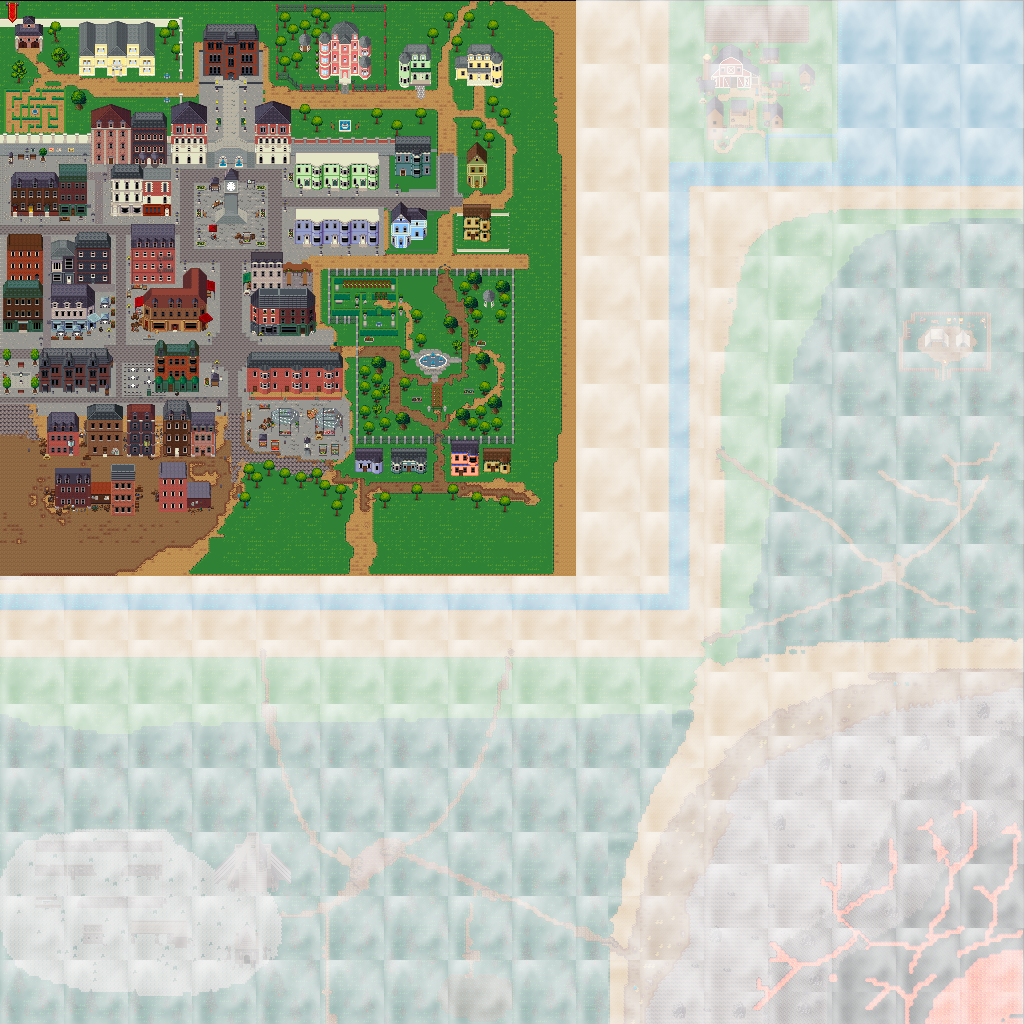

Rendered tile map (Tiled .tmx) drawn with the repository's tilesets; below, a short description and the map source with its tile grids summarised:
An orthogonal 32x32 tile map with 32x32 px tiles, 9 tile layers (1, fog_1, fog_2, fog_3, ...), 3 tilesets and 4 objects (SpawnPoint, MissionIcon, side1, side2).

<map version="1.10" tiledversion="1.11.0" orientation="orthogonal" renderorder="right-down" width="32" height="32" tilewidth="32" tileheight="32" infinite="0" nextlayerid="23" nextobjectid="10">
 <tileset firstgid="1" source="little_map.tsx" />
 <tileset firstgid="1025" source="fog01.tsx" />
 <tileset firstgid="1537" source="vstreets.tsx" />
 <layer id="1" name="1" width="32" height="32">
  <data>[1024 cells, 1024 non-empty, 1024 distinct tile ids]</data>
 </layer>
 <layer id="2" name="fog_1" width="32" height="32">
  <data>[1024 cells, 146 non-empty, 4 distinct tile ids]</data>
 </layer>
 <layer id="3" name="fog_2" width="32" height="32">
  <data>[1024 cells, 136 non-empty, 4 distinct tile ids]</data>
 </layer>
 <layer id="4" name="fog_3" width="32" height="32">
  <data>[1024 cells, 224 non-empty, 4 distinct tile ids]</data>
 </layer>
 <layer id="5" name="fog_4" width="32" height="32">
  <data>[1024 cells, 60 non-empty, 4 distinct tile ids]</data>
 </layer>
 <layer id="6" name="fog_5" width="32" height="32">
  <data>[1024 cells, 134 non-empty, 4 distinct tile ids]</data>
 </layer>
 <layer id="18" name="mission" width="32" height="32">
  <data>[1024 cells, 1 non-empty, 1 distinct tile ids]</data>
 </layer>
 <layer id="19" name="sideMission" width="32" height="32">
  <data>[1024 cells, 0 non-empty, 0 distinct tile ids]</data>
 </layer>
 <layer id="20" name="branch_mission2" width="32" height="32">
  <data>[1024 cells, 0 non-empty, 0 distinct tile ids]</data>
 </layer>
 <objectgroup id="17" name="Objects">
  <object id="5" name="SpawnPoint" x="231.091" y="271.545">
   <point />
  </object>
 </objectgroup>
 <objectgroup id="21" name="mission">
  <object id="6" name="MissionIcon" x="4" y="5">
   <point />
  </object>
 </objectgroup>
 <objectgroup id="22" name="sideMission">
  <object id="7" name="side1" x="783" y="306">
   <point />
  </object>
  <object id="8" name="side2" x="732" y="469">
   <point />
  </object>
 </objectgroup>
</map>
